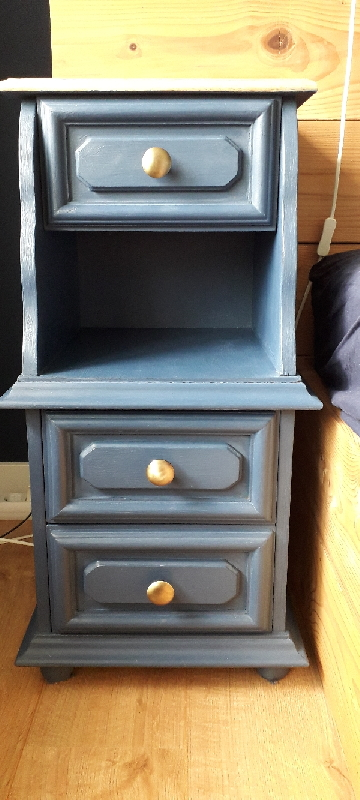
#> input picture Server/Src/kastje.jpg, 360 x 800 px, given in place of the camera
$ python canny.py
#> lines starting #> are read from the running program, lines starting #| are printed output that depends on the picture; after the words box and inside, x2 and y2 are one past the last pixel; in counts of white or black regions, pixels touching at a corner belong together
### Server/Src/ImageFunctions.py
import cv2
import numpy as np


# [16 lines left out: functions merge, merge2, not called in this run]


def getChannel(img, channel):
    chan = np.zeros(img.shape, dtype="uint8")
    chan[:, :, channel] = img[:, :, channel]
    return chan


def getFlatChannel(img, channel):
    return img[:, :, channel]


def cannyChannel(img, channel):
    chan = getChannel(img, channel)
    return canny(chan)


def cartoonEdges(img):

    gray = cv2.cvtColor(img, cv2.COLOR_BGR2GRAY)

    gray = cv2.medianBlur(gray, 5)
    edges = cv2.adaptiveThreshold(gray, 255, cv2.ADAPTIVE_THRESH_GAUSSIAN_C, cv2.THRESH_BINARY, 9, 2)
    return edges


def cartoon(img):
    # 1) Edges
    edges = cartoonEdges(img)
    # 2) Color
    img = cv2.medianBlur(img, 5)
    color = cv2.bilateralFilter(img, 9, 300, 300)
    # 3) Cartoon
    return cv2.bitwise_and(color, color, mask=edges)


# [44 lines left out: functions canny, contourChannel, getContours, not called in this run]

### Server/Src/Scikit.py
# __pool__ = None
__showIntermediate__ = False
__drawContourBox__ = True
__drawContours__ = False
import uuid
# import matplotlib.pyplot as plt
import numpy as np
from skimage.measure import find_contours, approximate_polygon, \
    subdivide_polygon
import cv2
import multiprocessing as mp
from multiprocessing.pool import ThreadPool
import time
from ImageFunctions import getContours, cartoon
from skimage import img_as_ubyte, img_as_int, img_as_float
from ImageFunctions import getChannel
from ContourExt import ContourExt
from LinkedList import LinkedListElement, LinkedListRegistry


# [29 lines left out: functions displayContoursSciKit, displayContoursCV, not called in this run]


def findContours(args):
    (image, level) = args
    return [ContourExt([np.array(np.flip(contour, 1)).astype(int)]) for contour in find_contours(*args)]
    # [10 lines of commented-out code are left out]


def extractFeatures(img, asynch=False, multiChannel=False):

    img = cartoon(img)
    imgColor = img
    images = [img]

    channels = 1
    if multiChannel:
        images = [getChannel(img, c) for c in range(0, 3)]
        channels = 3

    result = []
    contours = []
    if asynch:
        pool = mp.Pool(channels)
        result = pool.map_async(processSingleImage_ansync, [(i, asynch) for i in images])
        while not result.ready():
            print('Running')
            time.sleep(0.5)
        result = result.get()
        for r in result:
            contours.append(r)
    else:
        for image in images:
            contours.append(processSingleImage(image, asynch))

    if len(contours) == 1:
        return contours[0]
    otherContours = contours[1:]
    overlap = [c for c in contours[0] if c.contourArea() > 0 and inAtLeast(c, otherContours, len(otherContours)-1)]
    return overlap


# [27 lines left out: function cluster, not called in this run]
    # return set([ContourExt(list(zip(c.contours, c2.contours))[0])
    #             if c != c2 and c.overlaps(c2) else c for c in contourExts for c2 in contourExts])


def inAtLeast(c, itters, num):
    if len(itters) < num:
        return False
    foundIn = 0
    for i in range(0, len(itters)):
        if c in itters[i]:
            foundIn += 1
    return foundIn >= num


def processSingleImage_ansync(args):
    return processSingleImage(*args)


def processSingleImage(image, asynch):
    original = image
    min = 0
    max = 1
    if len(image.shape) == 3:
        image = cv2.cvtColor(image, cv2.COLOR_BGR2GRAY)
    image = img_as_float(image)

    contours = []
    result = None
    # [10 lines of commented-out code are left out]
    for i in range(min, max):
        contours.extend(findContours((image, i/10)))
    global __showIntermediate__
    if __showIntermediate__:
        displayContoursCV(original, contours)
    return contours

### Server/Src/ContourExt.py
import cv2
from TiltedRect import TiltedRect
import numpy as np

no = 0


class ContourExt:

    def __init__(self, contours):
        # contours = np.array(contours)
        # if len(contours.shape) != 3:
        #     raise Exception("contours must be of shape 3")
        self.contours = contours
        self.moments = [cv2.moments(c) for c in self.contours]
        self.rect = TiltedRect(*cv2.minAreaRect(np.vstack(contours)))
        global no
        self.no = no
        no += 1

    def contourArea(self):
        return np.mean([m["m00"] for m in self.moments])

    def __hash__(self):
        return self.rect.__hash__()

    def __cmp__(self, other):
        return object.__cmp__(self.rect, other.rect)

    def __eq__(self, rhs):
        return self.rect.__eq__(rhs.rect)

    def overlaps(self, other):
        return cv2.rotatedRectangleIntersection(self.rect.box(), other.rect.box())[0]

    def drawContour(self, img, color):
        cv2.drawContours(img, self.contours, -1, color)

    def drawBox(self, img, color):
        cv2.drawContours(img, [self.rect.getBoxPoints()], -1, color)

    # [21 lines left out: function drawCentroid, not called in this run]

### Server/Src/TiltedRect.py

import cv2
import numpy as np
from Matrix import rotate


class TiltedRect:

    def __init__(self, p1, p2, angle):
        self.p1 = p1
        self.p2 = p2
        self.angle = angle
        self.hash = hash((p1, p2, angle))

    def box(self):
        return (self.p1, self.p2, self.angle)

    def getBoxPoints(self):
        box = cv2.boxPoints(self.box())
        return np.int0(box)

    def area(self):
        return cv2.contourArea(self.getBoxPoints())
        # [5 lines of commented-out code are left out]


    def __eq__(self, rhs):
        return self.hash == rhs.hash

    def __hash__(self):
        return self.hash

### Server/Src/canny.py
# from CustomExtractions import *
from Scikit import extractFeatures, cluster
import cv2
import multiprocessing as mp
import numpy as np
from skimage import img_as_float
from ImageFunctions import cartoon, canny


def runCode():

    cap = cv2.VideoCapture(0)
    ret, image = cap.read()
    drawContours = False
    drawBox = False
    drawCentroids = False
    while(True):

        # Capture frame-by-frame
        (h, w) = image.shape[:2]
        factor = max(w, h) / 500
        image = cv2.resize(image, (int(w/factor), int(h/factor)))
        image = cartoon(image)
        cv2.imshow("original", image)
        # image, cannymask = canny(image)

        # extractFeatures(image, False, False)
        features = extractFeatures(image, False, True)
        # [11 lines of commented-out code are left out]

        imarea = w * h
        counter = 0
        fmap = [(f.rect.area(), f) for f in features]
        fmap.sort(key=lambda f: f[0], reverse=True)
        outputImage = np.zeros(image.shape)
        for f in fmap:
            if counter < 0:
                break
            counter += 1
            f = f[1]
            if drawCentroids:
                f.drawCentroid(outputImage, (255, 0, 0))
            if drawBox:
                f.drawBox(outputImage, (0, 0, 255))
            if drawContours:
                f.drawContour(outputImage, (0, 255, 0))
            # key = cv2.waitKey(0)
            # if key == 27:    # Esc key to stop
            #     break
        cv2.imshow("output", outputImage)

        # image = cv2.resize(image, (w, h))
        # cv2.imshow("afterCluster", image)
        key = cv2.waitKey(1)
        if key == 27:    # Esc key to stop
            break
        if key == ord('b'):
            drawBox = not drawBox
        if key == ord('c'):
            drawCentroids = not drawCentroids
        if key == ord('l'):
            drawContours = not drawContours
        ret, image = cap.read()

    # When everything done, release the capture
    cap.release()
    cv2.destroyAllWindows()


def main():
    runCode()
#> in runCode, image is the input picture: shape (800, 360, 3); mean B, G, R 110, 129.9, 137.9
#> in cartoonEdges, `edges = cv2.adaptiveThreshold(gray, 255, cv2.ADAPTIVE_THRESH_GAUSSIAN_..`:
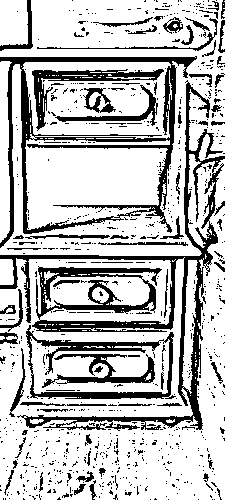
#> edges: shape (500, 225); 74.6% white; 810 black regions (733 under 20 px), largest, box (x1, y1, x2, y2) and area: (0, 80, 225, 431) 9882, (0, 56, 197, 248) 5736, (26, 325, 176, 399) 2253
#> in cartoonEdges (call 2), `gray = cv2.medianBlur(gray, 5)`:
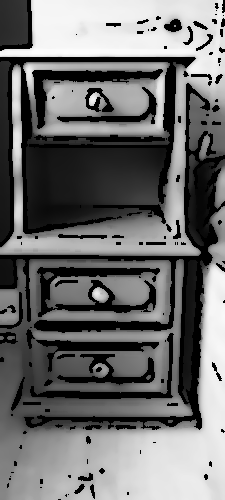
#> gray: shape (500, 225); min 0, max 254, mean 110.2
#> in cartoonEdges (call 2), `edges = cv2.adaptiveThreshold(gray, 255, cv2.ADAPTIVE_THRESH_GAUSSIAN_..`: edges: shape (500, 225); 78.4% white; 308 black regions (237 under 20 px), largest, box (x1, y1, x2, y2) and area: (0, 83, 225, 430) 6757, (0, 57, 196, 247) 4456, (37, 267, 160, 317) 2108
#> in cartoon (call 2), `return cv2.bitwise_and(color, color, mask=edges)`:
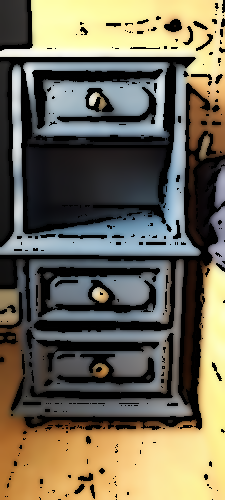
#> returned value: shape (500, 225, 3); mean of channels 0, 1, 2 86.6, 105.2, 111.7; drawn as B, G, R
#> call 2 of getChannel, with channel = 1
#> in getChannel (call 2), `chan = np.zeros(img.shape, dtype="uint8")`: chan: shape (500, 225, 3); every value is 0
#> in getChannel (call 2), `chan[:, :, channel] = img[:, :, channel]`:
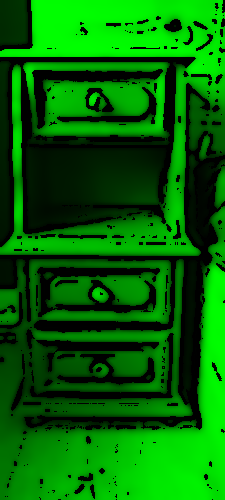
#> chan: shape (500, 225, 3); mean of channels 0, 1, 2 0, 105.2, 0; drawn as B, G, R
#> call 3 of getChannel, with channel = 2
#> in getChannel (call 3), `chan[:, :, channel] = img[:, :, channel]`:
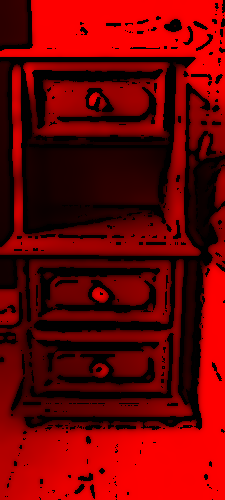
#> chan: shape (500, 225, 3); mean of channels 0, 1, 2 0, 0, 111.7; drawn as B, G, R
#> in extractFeatures, `images = [getChannel(img, c) for c in range(0, 3)]`: images = 3 items
#> the loop in extractFeatures, `for image in images:` made 3 passes
#> (min in processSingleImage, max in processSingleImage) on pass 1: (0, 1)
#> pass 1, in processSingleImage, `image = cv2.cvtColor(image, cv2.COLOR_BGR2GRAY)`:
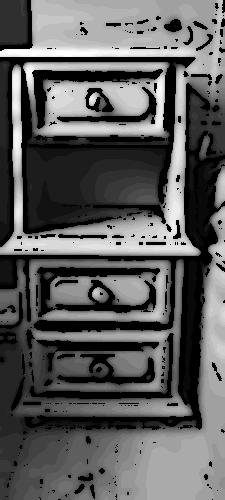
#> image: shape (500, 225); min 0, max 27, mean 9.9; drawn with min black and max white
#> pass 2, in processSingleImage (call 2), `image = cv2.cvtColor(image, cv2.COLOR_BGR2GRAY)`:
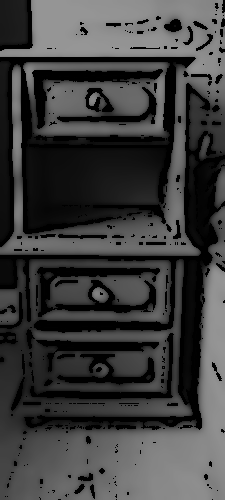
#> image: shape (500, 225); min 0, max 150, mean 61.8
#> the loop in inAtLeast, `for i in range(0, len(itters)):` made 2 passes
#> the loop in inAtLeast (call 2), `for i in range(0, len(itters)):` made 2 passes
#> after the loop in runCode, `for f in fmap:`: outputImage: shape (500, 225, 3) float64; every value is 0
#> (key Esc is pressed here)


if __name__ == '__main__':
    mp.freeze_support()
    main()
